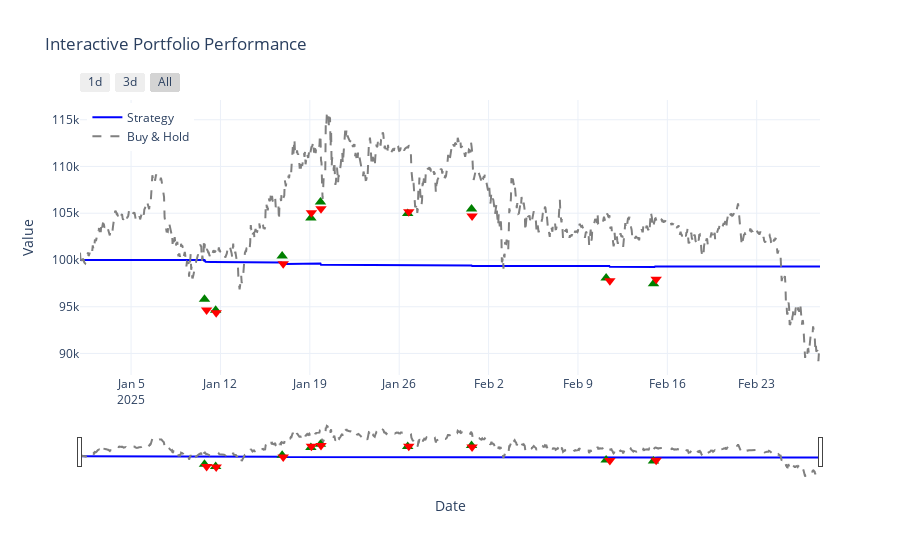

The notebook cell saved with this chart:
### Code cell
e.plot()

### Figure 1 — Plotly figure (JSON) as saved in the notebook; plotly's stock layout.template omitted (floating-point values rounded to 4 significant figures; data arrays with more than 128 entries replaced by an {"elided": "..."} marker saying what was removed)
{"data": [{"line": {"color": "blue"}, "mode": "lines", "name": "Strategy", "type": "scatter", "x": {"elided": "1392 str values"}, "y": {"elided": "1392 float values"}}, {"line": {"color": "gray", "dash": "dash"}, "mode": "lines", "name": "Buy & Hold", "type": "scatter", "x": {"elided": "1392 str values"}, "y": {"elided": "1392 float values"}}, {"marker": {"color": "green", "size": 10, "symbol": "triangle-up"}, "mode": "markers", "name": "Buy", "showlegend": false, "type": "scatter", "x": ["2025-01-10T18:00:00", "2025-01-11T15:00:00", "2025-01-16T20:00:00", "2025-01-19T02:00:00", "2025-01-19T20:00:00", "2025-01-26T16:00:00", "2025-01-31T16:00:00", "2025-02-11T05:00:00", "2025-02-14T22:00:00"], "y": [95790.0, 94620, 100400.0, 104500.0, 106200, 105000.0, 105500.0, 98060.0, 97460.0]}, {"marker": {"color": "red", "size": 10, "symbol": "triangle-down"}, "mode": "markers", "name": "Sell", "showlegend": false, "type": "scatter", "x": ["2025-01-10T22:00:00", "2025-01-11T16:00:00", "2025-01-16T22:00:00", "2025-01-19T03:00:00", "2025-01-19T21:00:00", "2025-01-26T18:00:00", "2025-01-31T17:00:00", "2025-02-11T12:00:00", "2025-02-15T03:00:00"], "y": [94660.0, 94360.0, 99600.0, 105100.0, 105500.0, 105200.0, 104700.0, 97780.0, 97940.0]}], "layout": {"hovermode": "x unified", "legend": {"x": 0.01, "y": 0.99}, "title": {"text": "Interactive Portfolio Performance"}, "xaxis": {"rangeselector": {"buttons": [{"count": 24, "label": "1d", "step": "hour", "stepmode": "backward"}, {"count": 72, "label": "3d", "step": "hour", "stepmode": "backward"}, {"label": "All", "step": "all"}]}, "rangeslider": {"visible": true}, "title": {"text": "Date"}, "type": "date"}, "yaxis": {"title": {"text": "Value"}}}}
